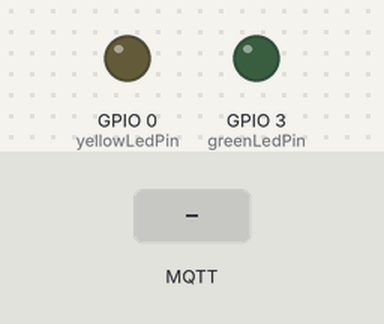
Bench run of a program on a simulated ESP8266 (NodeMCU). On the bench: output pins drawn as LEDs (lit = HIGH). The test bench sets the inputs (shaded band). WiFi joins after 1.5 s; servers stay silent unless stated; no MQTT or app messages arrive unless stated; what the program prints to the serial monitor is not drawn.

Above: at 2.7 s.
2.8 s: MQTT message "True" arrives on the second subscribed topic
At 3.3 s:
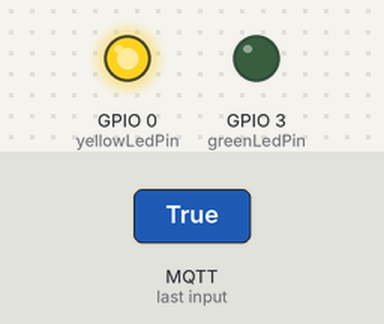
4.3 s: MQTT message "True" arrives on the third subscribed topic
At 5.5 s:
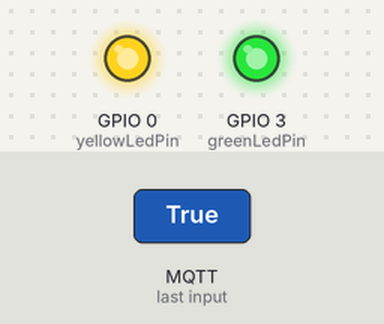
5.8 s: MQTT message "joining" arrives on the second subscribed topic
At 6.8 s:
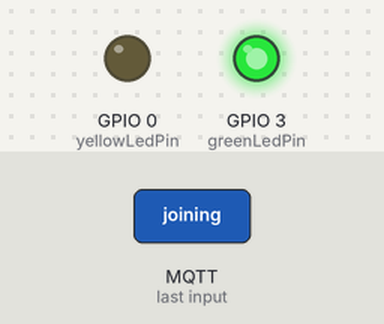
Timing chart, 0 to 8.8 s (numbered marks = the images above; inputs shaded):
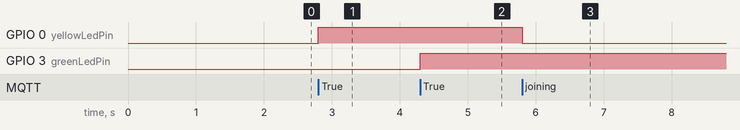

The program:

main.cpp
```cpp
#include <ESP8266WiFi.h>
#include <PubSubClient.h>

// WiFi and MQTT configuration
const char *ssid = "Nothing_9181";
const char *password = "faraji12345";
const char *mqttServer = "agrospai.udl.cat";
const int mqttPort = 1883;
const char *mqttUser = "duo_hz";
const char *mqttPassword = "^D2E^%U2";

// MQTT client setup
WiFiClient espClient;
PubSubClient client(espClient);

// Meeple ID
const char *meepleId = "duo_hz";

// MQTT topics
const char *topicReady = "players/duo_hz/actions/ready/meeple";
const char *topicMove = "players/duo_hz/actions/move";
const char *topicDie = "players/duo_hz/actions/die";
const char *topicBulletState = "players/duo_hz/state/has_bullet";
const char *topicCanMove = "players/duo_hz/state/can_move";
const char *topicGameState = "state/stage";
const char *topicShoot = "players/duo_hz/actions/shoot";

// GPIO pins
const int hallSensorPin = 2; // Hall sensor for magnetic field detection
const int yellowLedPin = 0;  // Yellow LED for bullet indication
const int greenLedPin = 3;   // Green LED for movement status

// Game state variables
String currentGameState = "";
bool hasBullet = false;
bool canMove = false;

// Magnetic field state
bool previousMagnetState = false;
bool currentMagnetState = false;

// Function to connect to WiFi
void setupWiFi()
{
  delay(10);
  Serial.println("Connecting to WiFi...");
  WiFi.begin(ssid, password);
  while (WiFi.status() != WL_CONNECTED)
  {
    delay(500);
    Serial.print(".");
  }
  Serial.println("\nWiFi connected");
}

// Function to make the yellow LED blink
void blinkYellowLed(int times, int duration)
{
  for (int i = 0; i < times; i++)
  {
    digitalWrite(yellowLedPin, HIGH);
    delay(duration);
    digitalWrite(yellowLedPin, LOW);
    delay(duration);
  }
}

// Callback function for MQTT messages
void callback(char *topic, byte *payload, unsigned int length)
{
  String message = "";
  for (unsigned int i = 0; i < length; i++)
  {
    message += (char)payload[i];
  }

  // Handle game state changes
  if (strcmp(topic, topicGameState) == 0)
  {
    currentGameState = message;
    Serial.print("Game state changed to: ");
    Serial.println(currentGameState);
  }
  else if (strcmp(topic, topicBulletState) == 0)
  {
    hasBullet = (message == "True");
    digitalWrite(yellowLedPin, hasBullet ? HIGH : LOW);
    Serial.println(hasBullet ? "Meeple has the bullet" : "Meeple lost the bullet");
  }
  else if (strcmp(topic, topicCanMove) == 0)
  {
    canMove = (message == "True");
    digitalWrite(greenLedPin, canMove ? HIGH : LOW);
    Serial.println(canMove ? "Meeple can move" : "Meeple cannot move");
  }
  else if (strcmp(topic, topicShoot) == 0)
  {
    blinkYellowLed(3, 500);
  }
}

// Function to connect to MQTT broker
void reconnectMQTT()
{
  while (!client.connected())
  {
    Serial.print("Connecting to MQTT...");
    if (client.connect(meepleId, mqttUser, mqttPassword))
    {
      Serial.println("connected");
      client.subscribe(topicGameState);
      client.subscribe(topicBulletState);
      client.subscribe(topicCanMove);

      // Publish readiness to the master
      if (client.publish(topicReady, "True"))
      {
        Serial.println("Ready signal published successfully.");
      }
      else
      {
        Serial.println("Failed to publish ready signal.");
      }

      Serial.println("Meeple ready signal sent");
    }
    else
    {
      Serial.print("failed, rc=");
      Serial.print(client.state());
      Serial.println(" try again in 5 seconds");
      delay(5000);
    }
  }
}

// Detect movement when the magnetic field disconnects and reconnects
void detectMovement()
{
  if (currentGameState == "joining")
  {
    return;
  }

  if (currentGameState == "moving" && canMove)
  {
    currentMagnetState = digitalRead(hallSensorPin) == LOW; // LOW = magnet detected

    // Detect transition from no magnet to magnet (indicates a movement)
    if (!previousMagnetState && currentMagnetState)
    {
      client.publish(topicMove, "True");
      Serial.println("Movement detected and reported.");
    }

    // Update previous state
    previousMagnetState = currentMagnetState;
  }
}

// Detect death if the magnetic field disconnects completely in the shooting phase
void detectDeath()
{
  if (currentGameState == "shooting")
  {
    currentMagnetState = digitalRead(hallSensorPin) == LOW;

    // If magnet is not detected at all, report death
    if (!currentMagnetState)
    {
      client.publish(topicDie, "True");
      Serial.println("Meeple has died (no magnetic field).");
      delay(500); // Prevent spamming the topic
    }
  }
}

// Setup function
void setup()
{
  Serial.begin(115200);
  pinMode(hallSensorPin, INPUT);
  pinMode(yellowLedPin, OUTPUT);
  pinMode(greenLedPin, OUTPUT);

  // Initial states
  digitalWrite(yellowLedPin, LOW);
  digitalWrite(greenLedPin, LOW);

  setupWiFi();
  client.setServer(mqttServer, mqttPort);
  client.setCallback(callback);

  reconnectMQTT();
}

// Main loop
void loop()
{
  if (!client.connected())
  {
    reconnectMQTT();
  }
  client.loop();

  // Detect and report movement
  detectMovement();

  // Detect death in shooting phase
  detectDeath();
}
```

Measured:
- after the input at 2.8 s, GPIO 0 (yellowLedPin): LOW → HIGH at once
- after the input at 4.3 s, GPIO 3 (greenLedPin): LOW → HIGH at once
- after the input at 5.8 s, GPIO 0 (yellowLedPin): HIGH → LOW at once
